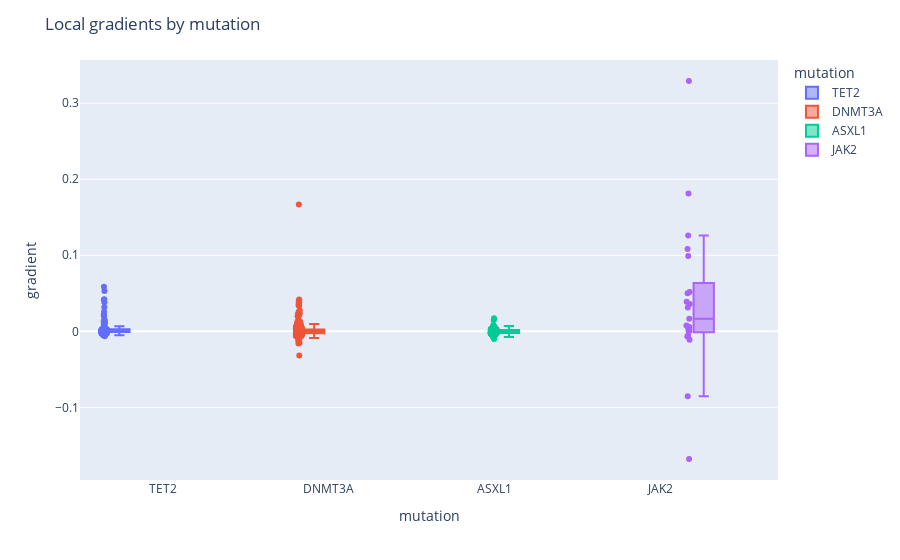

The code cell stored with this chart in its notebook:
### Markdown cell above
We can produce a similar plot, but instead of using the overall gradient, showing the local gradients sorted grouped by wave:

### Code cell
plot.local_gardients(lbc,['DNMT3A','JAK2','TET2','ASXL1'])

### Figure 1 — Plotly figure (JSON) as saved in the notebook; plotly's stock layout.template omitted (floating-point values rounded to 4 significant figures; data arrays with more than 128 entries replaced by an {"elided": "..."} marker saying what was removed)
{"data": [{"alignmentgroup": "True", "boxpoints": "all", "customdata": {"elided": "212x1 str values"}, "hoverlabel": {"namelength": 0}, "hovertemplate": "<b>%{hovertext}</b><br><br>mutation=%{customdata[0]}<br>gradient=%{y}", "hovertext": {"elided": "212 str values"}, "legendgroup": "TET2", "marker": {"color": "#636efa"}, "name": "TET2", "notched": false, "offsetgroup": "TET2", "orientation": "v", "showlegend": true, "type": "box", "x": {"elided": "212 str values"}, "x0": " ", "xaxis": "x", "y": {"elided": "212 float values"}, "y0": " ", "yaxis": "y"}, {"alignmentgroup": "True", "boxpoints": "all", "customdata": {"elided": "653x1 str values"}, "hoverlabel": {"namelength": 0}, "hovertemplate": "<b>%{hovertext}</b><br><br>mutation=%{customdata[0]}<br>gradient=%{y}", "hovertext": {"elided": "653 str values"}, "legendgroup": "DNMT3A", "marker": {"color": "#EF553B"}, "name": "DNMT3A", "notched": false, "offsetgroup": "DNMT3A", "orientation": "v", "showlegend": true, "type": "box", "x": {"elided": "653 str values"}, "x0": " ", "xaxis": "x", "y": {"elided": "653 float values"}, "y0": " ", "yaxis": "y"}, {"alignmentgroup": "True", "boxpoints": "all", "customdata": {"elided": "365x1 str values"}, "hoverlabel": {"namelength": 0}, "hovertemplate": "<b>%{hovertext}</b><br><br>mutation=%{customdata[0]}<br>gradient=%{y}", "hovertext": {"elided": "365 str values"}, "legendgroup": "ASXL1", "marker": {"color": "#00cc96"}, "name": "ASXL1", "notched": false, "offsetgroup": "ASXL1", "orientation": "v", "showlegend": true, "type": "box", "x": {"elided": "365 str values"}, "x0": " ", "xaxis": "x", "y": {"elided": "365 float values"}, "y0": " ", "yaxis": "y"}, {"alignmentgroup": "True", "boxpoints": "all", "customdata": [["JAK2"], ["JAK2"], ["JAK2"], ["JAK2"], ["JAK2"], ["JAK2"], ["JAK2"], ["JAK2"], ["JAK2"], ["JAK2"], ["JAK2"], ["JAK2"], ["JAK2"], ["JAK2"], ["JAK2"], ["JAK2"], ["JAK2"], ["JAK2"], ["JAK2"], ["JAK2"], ["JAK2"], ["JAK2"], ["JAK2"], ["JAK2"], ["JAK2"], ["JAK2"], ["JAK2"], ["JAK2"], ["JAK2"], ["JAK2"], ["JAK2"]], "hoverlabel": {"namelength": 0}, "hovertemplate": "<b>%{hovertext}</b><br><br>mutation=%{customdata[0]}<br>gradient=%{y}", "hovertext": ["LBC0040V", "LBC0040V", "LBC0111B", "LBC0111B", "LBC0111B", "LBC360021", "LBC360021", "LBC360021", "LBC360021", "LBC360109", "LBC360109", "LBC360109", "LBC360109", "LBC360291", "LBC360291", "LBC360291", "LBC360636", "LBC360636", "LBC360636", "LBC360702", "LBC360702", "LBC360702", "LBC360702", "LBC360725", "LBC360725", "LBC360725", "LBC360725", "LBC361096", "LBC361096", "LBC361096", "LBC361096"], "legendgroup": "JAK2", "marker": {"color": "#ab63fa"}, "name": "JAK2", "notched": false, "offsetgroup": "JAK2", "orientation": "v", "showlegend": true, "type": "box", "x": ["JAK2", "JAK2", "JAK2", "JAK2", "JAK2", "JAK2", "JAK2", "JAK2", "JAK2", "JAK2", "JAK2", "JAK2", "JAK2", "JAK2", "JAK2", "JAK2", "JAK2", "JAK2", "JAK2", "JAK2", "JAK2", "JAK2", "JAK2", "JAK2", "JAK2", "JAK2", "JAK2", "JAK2", "JAK2", "JAK2", "JAK2"], "x0": " ", "xaxis": "x", "y": [0.3292, null, 0.05009, 0.006235, null, 0.09919, 0.1084, -0.08522, null, 0.03897, 0.03597, -0.006928, null, 0.001155, 0.0004619, null, 0.01669, -0.01091, null, 0.05185, 0.03123, 0.007621, null, 0.1812, -0.1679, 0.126, null, 0.005831, null, -0.0056, null], "y0": " ", "yaxis": "y"}], "layout": {"boxmode": "group", "legend": {"title": {"text": "mutation"}, "tracegroupgap": 0}, "margin": {"t": 60}, "title": {"text": "Local gradients by mutation"}, "xaxis": {"anchor": "y", "categoryarray": ["TET2", "DNMT3A", "ASXL1", "JAK2"], "categoryorder": "array", "domain": [0, 1], "title": {"text": "mutation"}}, "yaxis": {"anchor": "x", "domain": [0, 1], "title": {"text": "gradient"}}}}
